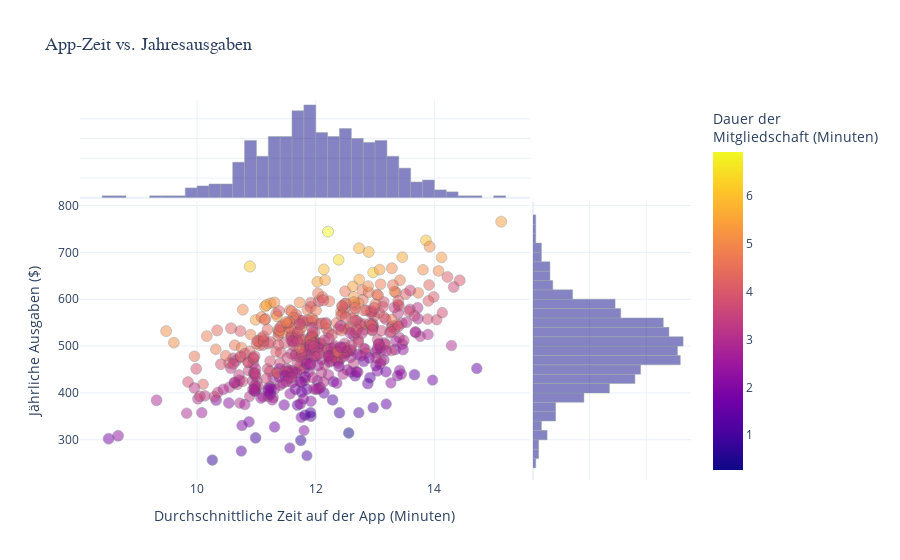

The code cell stored with this chart in its notebook:
### Markdown cell above
Die Punkte sind ziemlich gleichmäßig gestreut. Es gibt keine klare Tendenz, dass mehr Zeit auf der Website automatisch zu höheren Ausgaben führt. Kunden mit langer oder kurzer Website-Nutzung geben ähnliche Beträge im Jahr aus. Die reine Nutzungszeit auf der Website scheint kein guter Prädiktor (Voraussager) für die Ausgaben zu sein.

### Code cell
fig_2 = px.scatter(
    customers,
    x="Time on App",
    y="Yearly Amount Spent",
    color="Length of Membership",            
    size="Avg. Session Length",   
    marginal_x="histogram",
    marginal_y="histogram",
    opacity=0.5,
    size_max=8,
     title="App-Zeit vs. Jahresausgaben"
)

fig_2.update_traces(marker=dict(line=dict(width=0.5, color="DarkSlateGrey")))
fig_2.update_layout(
    title_font=dict(size=18, family="Arial"),
    xaxis_title="Durchschnittliche Zeit auf der App (Minuten)",
    yaxis_title="Jährliche Ausgaben ($)",
    template="plotly_white",          
    coloraxis_colorbar=dict(title="Dauer der <br>Mitgliedschaft (Minuten)")
)

fig_2

### Figure 1 — Plotly figure (JSON) as saved in the notebook; plotly's stock layout.template omitted (floating-point values rounded to 4 significant figures; data arrays with more than 128 entries replaced by an {"elided": "..."} marker saying what was removed)
{"data": [{"hovertemplate": "Time on App=%{x}<br>Yearly Amount Spent=%{y}<br>Avg. Session Length=%{marker.size}<br>Length of Membership=%{marker.color}<extra></extra>", "legendgroup": "", "marker": {"color": {"elided": "500 float values"}, "coloraxis": "coloraxis", "line": {"color": "DarkSlateGrey", "width": 0.5}, "opacity": 0.5, "size": {"elided": "500 float values"}, "sizemode": "area", "sizeref": 0.5647, "symbol": "circle"}, "mode": "markers", "name": "", "orientation": "v", "showlegend": false, "type": "scatter", "x": {"elided": "500 float values"}, "xaxis": "x", "y": {"elided": "500 float values"}, "yaxis": "y"}, {"bingroup": "x", "hovertemplate": "Time on App=%{x}<br>count=%{y}<extra></extra>", "legendgroup": "", "marker": {"color": "#0d0887", "line": {"color": "DarkSlateGrey", "width": 0.5}}, "name": "", "opacity": 0.5, "showlegend": false, "type": "histogram", "x": {"elided": "500 float values"}, "xaxis": "x3", "yaxis": "y3"}, {"bingroup": "y", "hovertemplate": "Yearly Amount Spent=%{y}<br>count=%{x}<extra></extra>", "legendgroup": "", "marker": {"color": "#0d0887", "line": {"color": "DarkSlateGrey", "width": 0.5}}, "name": "", "opacity": 0.5, "showlegend": false, "type": "histogram", "xaxis": "x2", "y": {"elided": "500 float values"}, "yaxis": "y2"}], "layout": {"barmode": "overlay", "coloraxis": {"colorbar": {"title": {"text": "Dauer der <br>Mitgliedschaft (Minuten)"}}, "colorscale": [[0, "#0d0887"], [0.1111, "#46039f"], [0.2222, "#7201a8"], [0.3333, "#9c179e"], [0.4444, "#bd3786"], [0.5556, "#d8576b"], [0.6667, "#ed7953"], [0.7778, "#fb9f3a"], [0.8889, "#fdca26"], [1, "#f0f921"]]}, "legend": {"itemsizing": "constant", "tracegroupgap": 0}, "title": {"font": {"family": "Arial", "size": 18}, "text": "App-Zeit vs. Jahresausgaben"}, "xaxis": {"anchor": "y", "domain": [0, 0.7363], "title": {"text": "Durchschnittliche Zeit auf der App (Minuten)"}}, "xaxis2": {"anchor": "y2", "domain": [0.7413, 1], "matches": "x2", "showgrid": true, "showline": false, "showticklabels": false, "ticks": ""}, "xaxis3": {"anchor": "y3", "domain": [0, 0.7363], "matches": "x", "showgrid": true, "showticklabels": false}, "xaxis4": {"anchor": "y4", "domain": [0.7413, 1], "matches": "x2", "showgrid": true, "showline": false, "showticklabels": false, "ticks": ""}, "yaxis": {"anchor": "x", "domain": [0, 0.7326], "title": {"text": "Jährliche Ausgaben ($)"}}, "yaxis2": {"anchor": "x2", "domain": [0, 0.7326], "matches": "y", "showgrid": true, "showticklabels": false}, "yaxis3": {"anchor": "x3", "domain": [0.7426, 1], "matches": "y3", "showgrid": true, "showline": false, "showticklabels": false, "ticks": ""}, "yaxis4": {"anchor": "x4", "domain": [0.7426, 1], "matches": "y3", "showgrid": true, "showline": false, "showticklabels": false, "ticks": ""}}}
